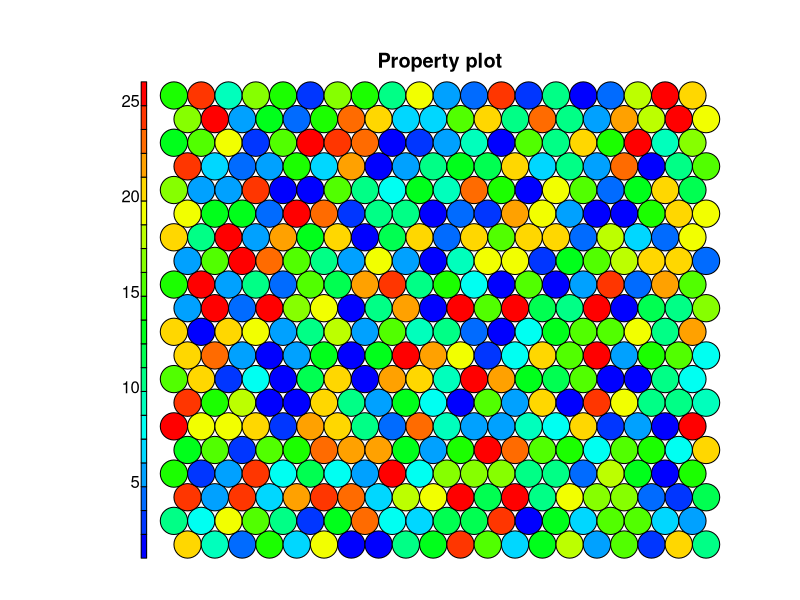

Reproduce this figure in R.
library('kohonen')
library(mlbench)

# Function for color palette
coolBlueHotRed <- function(n, alpha = 1) {rainbow(n, end=4/6, alpha=alpha)[n:1]}

# Get Training Data
data("LetterRecognition")
lettr <- as.numeric(LetterRecognition$lettr)
data_input <- cbind(lettr, as.data.frame(scale(LetterRecognition[-1])))
data_train <- as.matrix(data_input)


# Generate Grid
grid <- somgrid(xdim=20, ydim=20, topo="hexagonal")

# SOM
som_model <- som(data_train, grid=grid, alpha=c(0.05,0.01), radius=0.001)

# Specify which column to plot
col <- 1
plot(som_model, type="property", property=data_train[,col], main=names(data_train)[col], palette.name=coolBlueHotRed)
